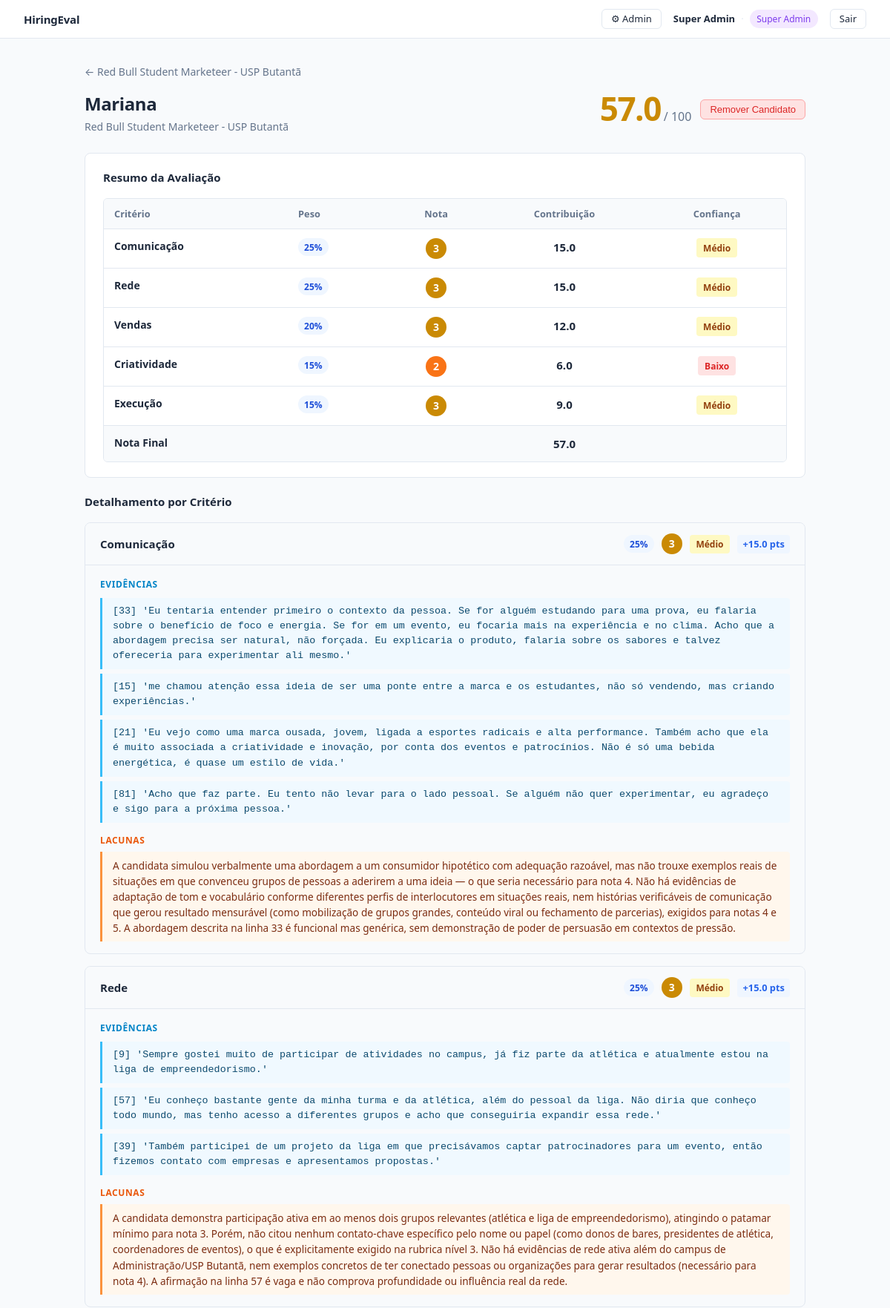
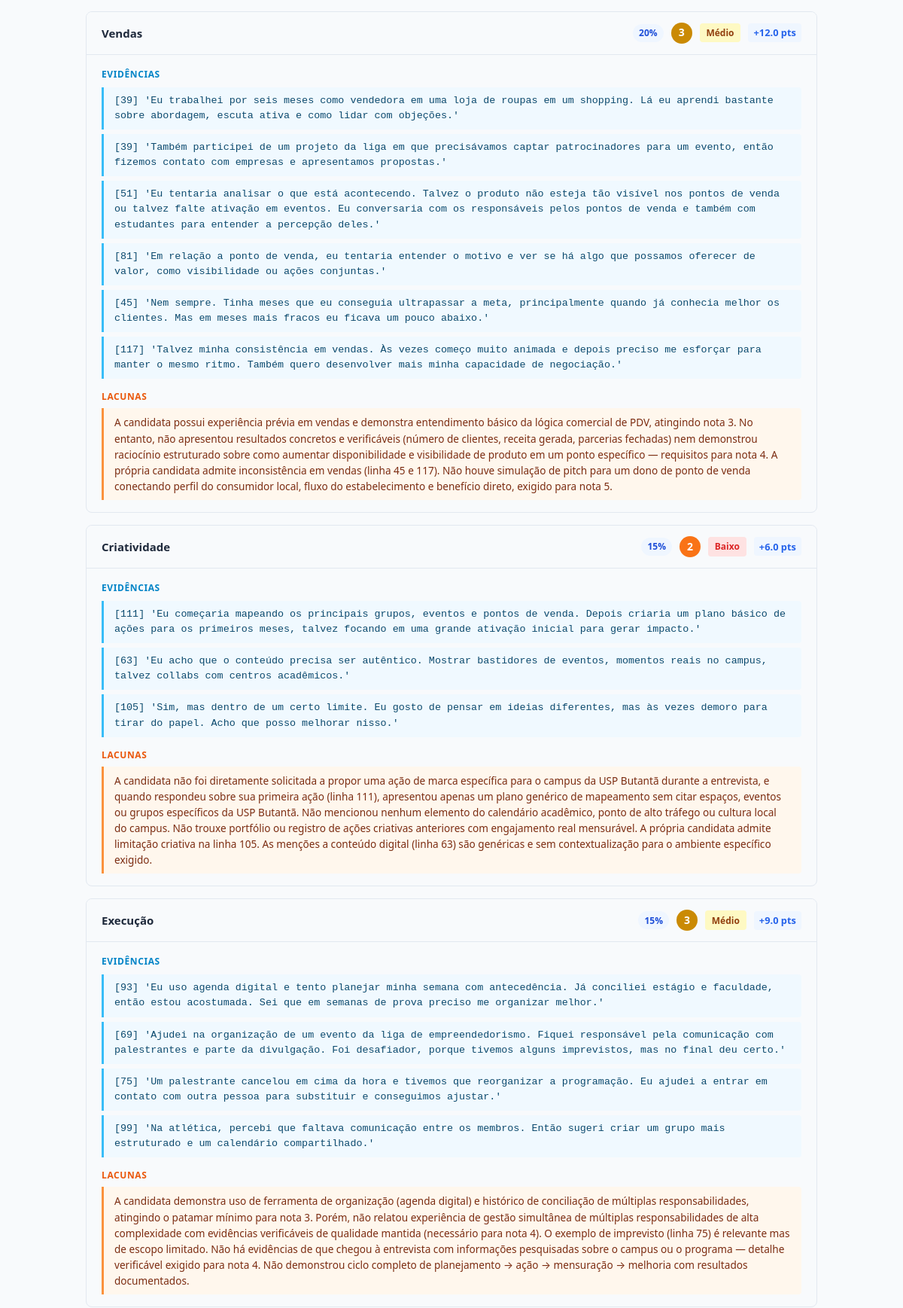
Page /cargos/2/candidatos/3 (signed in, upper part) on the committed database (2 pictures, top to bottom).
### models.py (models this page shows)
class User(Base):
    __tablename__ = "users"
    id = Column(Integer, primary_key=True, index=True)
    company_id = Column(Integer, ForeignKey("companies.id"), nullable=True)  # null for superadmin
    username = Column(String(255), nullable=False, unique=True)
    name = Column(String(255), nullable=False)
    password_hash = Column(String(255), nullable=False)
    role = Column(String(50), nullable=False, default="avaliador")  # avaliador | admin | superadmin
    is_active = Column(Boolean, default=True)
    created_at = Column(DateTime, default=datetime.utcnow)
    company = relationship("Company", back_populates="users")

class Job(Base):
    __tablename__ = "jobs"
    id = Column(Integer, primary_key=True, index=True)
    company_id = Column(Integer, ForeignKey("companies.id"), nullable=True)
    name = Column(String(255), nullable=False)
    description = Column(Text, nullable=False)
    scorecard = Column(JSON, nullable=True)
    is_deleted = Column(Boolean, default=False)
    deleted_at = Column(DateTime, nullable=True)
    created_at = Column(DateTime, default=datetime.utcnow)
    company = relationship("Company", back_populates="jobs")
    candidates = relationship("Candidate", back_populates="job", cascade="all, delete-orphan")

class Candidate(Base):
    __tablename__ = "candidates"
    id = Column(Integer, primary_key=True, index=True)
    job_id = Column(Integer, ForeignKey("jobs.id"), nullable=False)
    name = Column(String(255), nullable=False)
    transcript = Column(Text, nullable=False)
    evaluation = Column(JSON, nullable=True)
    final_score = Column(Float, nullable=True)
    is_deleted = Column(Boolean, default=False)
    deleted_at = Column(DateTime, nullable=True)
    created_at = Column(DateTime, default=datetime.utcnow)
    job = relationship("Job", back_populates="candidates")

### main.py (the view)
@app.get("/cargos/{cargo_id}/candidatos/{candidato_id}", response_class=HTMLResponse)
def detalhe_candidato(
    request: Request,
    cargo_id: int,
    candidato_id: int,
    current_user: User = Depends(get_current_user),
    db: Session = Depends(get_db),
):
    cargo = _get_job(db, cargo_id, current_user)
    if not cargo:
        return RedirectResponse(url="/", status_code=303)
    candidato = (
        db.query(Candidate)
        .filter(
            Candidate.id == candidato_id,
            Candidate.job_id == cargo_id,
            Candidate.is_deleted == False,
        )
        .first()
    )
    if not candidato:
        return RedirectResponse(url=f"/cargos/{cargo_id}", status_code=303)
    return templates.TemplateResponse(
        "candidate_detail.html",
        ctx(request, current_user, candidate=candidato, job=cargo),
    )

### auth.py (called while the page is built)
def get_current_user(request: Request, db: Session = Depends(get_db)) -> User:
    user_id = request.session.get("user_id")
    if not user_id:
        raise RequiresLoginException()
    impersonating_id = request.session.get("impersonating_user_id")
    if impersonating_id:
        user = db.query(User).filter(User.id == impersonating_id, User.is_active == True).first()
        if not user:
            request.session.pop("impersonating_user_id", None)
            impersonating_id = None
    if not impersonating_id:
        user = db.query(User).filter(User.id == user_id, User.is_active == True).first()
    if not user:
        raise RequiresLoginException()
    return user

### main.py (called while the page is built)
def ctx(request: Request, current_user: User, **extra) -> dict:
    return {
        "request": request,
        "user": current_user,
        "is_impersonating": bool(request.session.get("impersonating_user_id")),
        **extra,
    }

def _get_job(db: Session, job_id: int, user: User) -> Job | None:
    q = db.query(Job).filter(Job.id == job_id, Job.is_deleted == False)
    if user.role != "superadmin":
        q = q.filter(Job.company_id == user.company_id)
    return q.first()

### models.py (called while the page is built)
def get_db():
    db = SessionLocal()
    try:
        yield db
    finally:
        db.close()

### templates/candidate_detail.html (shortened to what this page needs)
{% extends "base.html" %}
{% block content %}
<a href="/cargos/{{ job.id }}" class="back-link">← {{ job.name }}</a>
<div class="page-header">
  <div>
    <h1>{{ candidate.name }}</h1>
    <p class="text-muted" style="margin-top: 0.25rem; font-size: 0.875rem;">{{ job.name }}</p>
  </div>
  <div style="display:flex; gap:0.75rem; align-items:center; flex-wrap:wrap;">
    {% if candidate.final_score is not none %}
      {% set fs = candidate.final_score %}
      <div class="final-score-display">
        <span class="final-score-number
          {% if fs >= 85 %}score-great
          {% elif fs >= 70 %}score-good
          {% elif fs >= 55 %}score-ok
          {% elif fs >= 40 %}score-mid
          {% else %}score-low{% endif %}
        ">{{ fs | round(1) }}</span>
        <span class="final-score-label">/ 100</span>
      </div>
    {% endif %}
    {% if user.role in ('admin', 'superadmin') %}
      <form method="post" action="/cargos/{{ job.id }}/candidatos/{{ candidate.id }}/excluir"
            class="inline-form"
            onsubmit="return confirm('Remover o candidato {{ candidate.name }} desta vaga?')">
        <button type="submit" class="btn btn-sm btn-danger">Remover Candidato</button>
      </form>
    {% endif %}
  </div>
</div>
{% if candidate.evaluation %}
  <div class="section">
    <div class="section-header">
      <span class="section-title">Resumo da Avaliação</span>
    </div>
    <div class="table-container">
      <table>
        <thead>
          <tr>
            <th>Critério</th>
            <th>Peso</th>
            <th class="th-center">Nota</th>
            <th class="th-center">Contribuição</th>
            <th class="th-center">Confiança</th>
          </tr>
        </thead>
        <tbody>
          {% for av in candidate.evaluation.avaliacoes %}
          <tr>
            <td class="criterion-name">{{ av.criterio }}</td>
            <td><span class="weight-pill">{{ av.peso }}%</span></td>
            <td class="td-center"><span class="score score-{{ av.nota }}">{{ av.nota }}</span></td>
            <td class="td-center td-contribution">{{ av.contribuicao | round(1) }}</td>
            <td class="td-center">
              <span class="confidence confidence-{% if av.confianca == 'Alto' %}alto{% elif av.confianca == 'Médio' %}medio{% else %}baixo{% endif %}">{{ av.confianca }}</span>
            </td>
          </tr>
          {% endfor %}
          <tr class="total-row">
            <td colspan="3"><strong>Nota Final</strong></td>
            <td class="td-center td-contribution"><strong>{{ candidate.final_score | round(1) }}</strong></td>
            <td></td>
          </tr>
        </tbody>
      </table>
    </div>
  </div>
  <div class="section-title" style="margin-bottom: 1rem;">Detalhamento por Critério</div>
  {% for av in candidate.evaluation.avaliacoes %}
  <div class="criteria-block">
    <div class="criteria-header">
      <span class="criteria-name">{{ av.criterio }}</span>
      <div class="criteria-meta">
        <span class="weight-pill">{{ av.peso }}%</span>
        <span class="score score-{{ av.nota }}">{{ av.nota }}</span>
        <span class="confidence confidence-{% if av.confianca == 'Alto' %}alto{% elif av.confianca == 'Médio' %}medio{% else %}baixo{% endif %}">{{ av.confianca }}</span>
        <span class="contribution-badge">+{{ av.contribuicao | round(1) }} pts</span>
      </div>
    </div>
    <div class="criteria-body">
      {% if av.evidencias %}
        <div class="evidence-label">Evidências</div>
        <ul class="evidence-list">
          {% for ev in av.evidencias %}
          <li class="evidence-item">{{ ev }}</li>
          {% endfor %}
        </ul>
      {% else %}
        <p class="no-evidence">Nenhuma evidência direta encontrada na transcrição.</p>
      {% endif %}
      {% if av.lacunas %}
        <div style="margin-top: 0.875rem;">
          <div class="gaps-label">Lacunas</div>
          <div class="gaps-block">{{ av.lacunas }}</div>
        </div>
      {% endif %}
    </div>
  </div>
  {% endfor %}
{% else %}
  <div class="empty-state">
    <p>Avaliação não disponível para este candidato.</p>
  </div>
{% endif %}
{% endblock %}

### templates/base.html (shortened to what this page needs)
<!DOCTYPE html>
<html lang="pt-BR">
<head>
  <link rel="stylesheet" href="/static/style.css">
</head>
<body>
  <nav class="navbar">
    <a href="/" class="nav-brand">HiringEval</a>
    {% if user %}
    <div class="nav-right">
      {% if user.role == 'superadmin' and not is_impersonating %}
        <a href="/admin" class="btn btn-sm btn-ghost">⚙ Admin</a>
      {% endif %}
      <div class="nav-user-info">
        <span class="nav-user-name">{{ user.name }}</span>
        <span class="nav-divider">·</span>
        {% if user.role == 'superadmin' %}
          <span class="badge badge-purple">Super Admin</span>
        {% elif user.role == 'admin' %}
          <span class="badge badge-indigo">Admin</span>
        {% else %}
          <span class="badge badge-gray">Avaliador</span>
        {% endif %}
      </div>
      <a href="/logout" class="btn btn-sm btn-ghost">Sair</a>
    </div>
    {% endif %}
  </nav>
  <main class="container">
    {% block content %}{% endblock %}
  </main>
</body>
</html>

### rows in the picture
User: name "Super Admin"
Job: name "Red Bull Student Marketeer - USP Butantã"
Candidate: name "Mariana", final_score "57.0"

### other values in the picture
{{ av.criterio }} "Comunicação" "Rede" "Vendas" "Criatividade" "Execução"
{{ av.peso }} "25" "25" "20" "15" "15"
{{ av.nota }} "3" "3" "3" "2" "3"
{{ av.contribuicao | round(1) }} "15.0" "15.0" "12.0" "6.0" "9.0"
{{ av.confianca }} "Médio" "Médio" "Médio" "Baixo" "Médio"
{{ ev }} "[15] 'me chamou atenção essa ideia de ser uma ponte entre a marca e os estudantes, não só vendendo, mas criando experiências.'" "[81] 'Acho que faz parte. Eu tento não levar para o lado pessoal. Se alguém não quer experimentar, eu agradeço e sigo para a próxima pessoa.'" "[9] 'Sempre gostei muito de participar de atividades no campus, já fiz parte da atlética e atualmente estou na liga de empreendedorismo.'" "[39] 'Também participei de um projeto da liga em que precisávamos captar patrocinadores para um evento, então fizemos contato com empresas e apresentamos propostas.'" "[39] 'Eu trabalhei por seis meses como vendedora em uma loja de roupas em um shopping. Lá eu aprendi bastante sobre abordagem, escuta ativa e como lidar com objeções.'" "[39] 'Também participei de um projeto da liga em que precisávamos captar patrocinadores para um evento, então fizemos contato com empresas e apresentamos propostas.'" "[81] 'Em relação a ponto de venda, eu tentaria entender o motivo e ver se há algo que possamos oferecer de valor, como visibilidade ou ações conjuntas.'" "[45] 'Nem sempre. Tinha meses que eu conseguia ultrapassar a meta, principalmente quando já conhecia melhor os clientes. Mas em meses mais fracos eu ficava um pouco abaixo.'" "[117] 'Talvez minha consistência em vendas. Às vezes começo muito animada e depois preciso me esforçar para manter o mesmo ritmo. Também quero desenvolver mais minha capacidade de negociação.'" "[63] 'Eu acho que o conteúdo precisa ser autêntico. Mostrar bastidores de eventos, momentos reais no campus, talvez collabs com centros acadêmicos.'" "[105] 'Sim, mas dentro de um certo limite. Eu gosto de pensar em ideias diferentes, mas às vezes demoro para tirar do papel. Acho que posso melhorar nisso.'" "[93] 'Eu uso agenda digital e tento planejar minha semana com antecedência. Já conciliei estágio e faculdade, então estou acostumada. Sei que em semanas de prova preciso me organizar melhor.'" "[75] 'Um palestrante cancelou em cima da hora e tivemos que reorganizar a programação. Eu ajudei a entrar em contato com outra pessoa para substituir e conseguimos ajustar.'" "[99] 'Na atlética, percebi que faltava comunicação entre os membros. Então sugeri criar um grupo mais estruturado e um calendário compartilhado.'"
